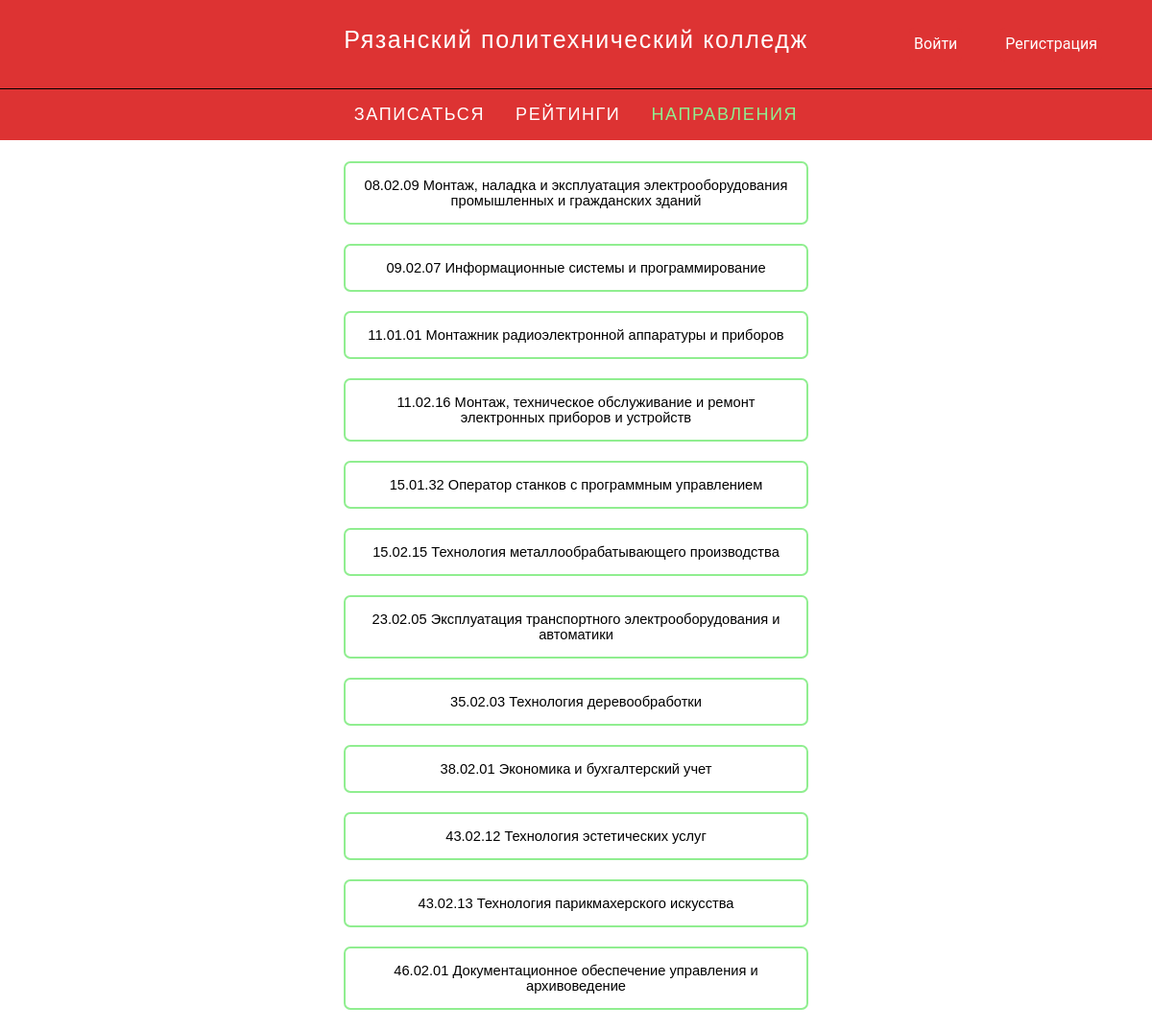
/professions/, run on the app's committed database.
### tables this page shows
CREATE TABLE profs ( 
	spec_id              text     ,
	name                 text     ,
	spec_data            text     ,
	legend               text     ,
	photoWay             text     ,
	CONSTRAINT Unq_profs_spec_id UNIQUE ( spec_id ) 
 );

### app.py (the view)
@app.route('/professions/')
def professions():
    data = req(
        "Select rowid, `spec_id`, `name`, `spec_data`, `legend`, `photoWay` From `profs` order by `spec_id`", False)
    return render_template('professions.html', profs=data)

### app.py (called while the page is built)
def _c(f) -> list:
    r = []
    for i in f:
        r.append(i)
    return r

def req(sql: str, needCommit: bool = True) -> list:
    db = sqlite3.connect(DATABASE_WAY)
    c = db.cursor()
    if ';' in sql:
        temp = c.executescript(sql)
    else:
        temp = c.execute(sql)
    if needCommit:
        db.commit()
    return _c(temp)

### templates/professions.html (shortened to what this page needs)
{% extends 'layout.html' %}
{% block body %}
<div class="prof_body">
    <div class="prof_main_column">
        {% for prof in profs %}
        <button class='prof' onclick="window.location.href='/professions/{{ prof[0] }}'">{{ prof[1] }} {{ prof[2]
            }}</button>
        {% endfor %}
    </div>
</div>
{% endblock body %}

### templates/layout.html (style rules this page uses)
body { margin: 0px; font-family: 'Segoe UI', Tahoma, Geneva, Verdana, sans-serif; display: flex; flex-direction: column; align-content: center; justify-content: center; overflow-y: scroll; transition: .5s; }
button { padding: 5px; background-color: white; border: 1px solid black; border-radius: 5px; margin: 20px; font-size: large; transition: 0.3s; }

### templates/professions.html (style rules this page uses)
div.prof_body { display: flex; flex: 1 1; flex-direction: column; justify-content: center; margin: 20%; margin-top: 1%; margin-bottom: 1%; }
div.prof_main_column { display: flex; flex-direction: column; padding-left: 15%; padding-right: 15%; justify-content: center; }
button.prof { margin: 10px; border: 2px solid lightgreen; border-radius: 7px; background-color: white; padding: 15px; transition: .5s; font-size: 11pt; }

### data on the page
profs: spec "08.02.09", name "Монтаж, наладка и эксплуатация электрооборудования промышленных и гражданских зданий"
profs: spec "09.02.07", name "Информационные системы и программирование"
profs: spec "11.01.01", name "Монтажник радиоэлектронной аппаратуры и приборов"
profs: spec "11.02.16", name "Монтаж, техническое обслуживание и ремонт электронных приборов и устройств"
profs: spec "15.01.32", name "Оператор станков с программным управлением"
profs: spec "15.02.15", name "Технология металлообрабатывающего производства"
profs: spec "23.02.05", name "Эксплуатация транспортного электрооборудования и автоматики"
profs: spec "35.02.03", name "Технология деревообработки"
profs: spec "38.02.01", name "Экономика и бухгалтерский учет"
profs: spec "43.02.12", name "Технология эстетических услуг"
profs: spec "43.02.13", name "Технология парикмахерского искусства"
profs: spec "46.02.01", name "Документационное обеспечение управления и архивоведение"
